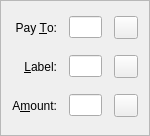
<?xml version="1.0" encoding="UTF-8"?>
<ui version="4.0">
 <class>SendCoinsEntry</class>
 <widget class="QFrame" name="SendCoinsEntry">
  <property name="geometry">
   <rect>
    <x>0</x>
    <y>0</y>
    <width>150</width>
    <height>136</height>
   </rect>
  </property>
  <property name="windowTitle">
   <string>Form</string>
  </property>
  <property name="frameShape">
   <enum>QFrame::StyledPanel</enum>
  </property>
  <property name="frameShadow">
   <enum>QFrame::Sunken</enum>
  </property>
  <layout class="QGridLayout" name="gridLayout">
   <property name="spacing">
    <number>12</number>
   </property>
   <item row="3" column="0">
    <widget class="QLabel" name="label_2">
     <property name="text">
      <string>Pay &amp;To:</string>
     </property>
     <property name="alignment">
      <set>Qt::AlignRight|Qt::AlignTrailing|Qt::AlignVCenter</set>
     </property>
     <property name="buddy">
      <cstring>payTo</cstring>
     </property>
    </widget>
   </item>
   <item row="8" column="0">
    <widget class="QLabel" name="label">
     <property name="text">
      <string>A&amp;mount:</string>
     </property>
     <property name="alignment">
      <set>Qt::AlignRight|Qt::AlignTrailing|Qt::AlignVCenter</set>
     </property>
     <property name="buddy">
      <cstring>payAmount</cstring>
     </property>
    </widget>
   </item>
   <item row="5" column="0">
    <widget class="QLabel" name="label_4">
     <property name="text">
      <string>&amp;Label:</string>
     </property>
     <property name="alignment">
      <set>Qt::AlignRight|Qt::AlignTrailing|Qt::AlignVCenter</set>
     </property>
     <property name="buddy">
      <cstring>addAsLabel</cstring>
     </property>
    </widget>
   </item>
   <item row="5" column="1">
    <layout class="QHBoxLayout" name="horizontalLayout_2">
     <item>
      <widget class="QValidatedLineEdit" name="addAsLabel">
       <property name="toolTip">
        <string>Enter a label for this address to add it to your address book</string>
       </property>
      </widget>
     </item>
     <item>
      <widget class="QToolButton" name="addressBookButton">
       <property name="toolTip">
        <string>Choose address from address book</string>
       </property>
       <property name="text">
        <string/>
       </property>
       <property name="icon">
        <iconset resource="../bitcoin.qrc">
         <normaloff>:/icons/address-book</normaloff>:/icons/address-book</iconset>
       </property>
       <property name="shortcut">
        <string>Alt+A</string>
       </property>
      </widget>
     </item>
    </layout>
   </item>
   <item row="8" column="1">
    <layout class="QHBoxLayout" name="horizontalLayout">
     <item>
      <widget class="BitcoinAmountField" name="payAmount">
       <zorder>deleteButton</zorder>
       <zorder>deleteButton</zorder>
       <zorder>deleteButton</zorder>
       <zorder>deleteButton</zorder>
       <zorder>deleteButton</zorder>
      </widget>
     </item>
     <item>
      <widget class="QToolButton" name="deleteButton">
       <property name="toolTip">
        <string>Remove this recipient</string>
       </property>
       <property name="text">
        <string/>
       </property>
       <property name="icon">
        <iconset resource="../bitcoin.qrc">
         <normaloff>:/icons/remove</normaloff>:/icons/remove</iconset>
       </property>
      </widget>
     </item>
    </layout>
   </item>
   <item row="3" column="1">
    <layout class="QHBoxLayout" name="payToLayout">
     <item>
      <widget class="QValidatedLineEdit" name="payTo">
       <property name="toolTip">
        <string>The address to send the payment to.</string>
       </property>
       <property name="maxLength">
        <number>80</number>
       </property>
      </widget>
     </item>
     <item>
      <widget class="QToolButton" name="pasteButton">
       <property name="toolTip">
        <string>Paste address from clipboard</string>
       </property>
       <property name="text">
        <string/>
       </property>
       <property name="icon">
        <iconset resource="../bitcoin.qrc">
         <normaloff>:/icons/editpaste</normaloff>:/icons/editpaste</iconset>
       </property>
       <property name="shortcut">
        <string>Alt+P</string>
       </property>
      </widget>
     </item>
    </layout>
   </item>
  </layout>
 </widget>
 <customwidgets>
  <customwidget>
   <class>QValidatedLineEdit</class>
   <extends>QLineEdit</extends>
   <header>qvalidatedlineedit.h</header>
  </customwidget>
  <customwidget>
   <class>BitcoinAmountField</class>
   <extends>QLineEdit</extends>
   <header>bitcoinamountfield.h</header>
   <container>1</container>
  </customwidget>
 </customwidgets>
 <resources>
  <include location="../bitcoin.qrc"/>
 </resources>
 <connections/>
</ui>
